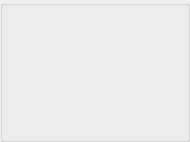
       <widget class="QGroupBox" name="groupBox5">
        <property name="minimumSize">
         <size>
          <width>190</width>
          <height>142</height>
         </size>
        </property>
        <property name="maximumSize">
         <size>
          <width>190</width>
          <height>142</height>
         </size>
        </property>
        <property name="title">
         <string/>
        </property>
        <widget class="MyAvatarLabel" name="label_Avatar5">
         <property name="geometry">
          <rect>
           <x>13</x>
           <y>13</y>
           <width>30</width>
           <height>30</height>
          </rect>
         </property>
         <property name="minimumSize">
          <size>
           <width>30</width>
           <height>30</height>
          </size>
         </property>
         <property name="maximumSize">
          <size>
           <width>30</width>
           <height>30</height>
          </size>
         </property>
         <property name="scaledContents">
          <bool>true</bool>
         </property>
        </widget>
        <widget class="MyNameLabel" name="label_PlayerName5">
         <property name="geometry">
          <rect>
           <x>70</x>
           <y>11</y>
           <width>104</width>
           <height>14</height>
          </rect>
         </property>
         <property name="minimumSize">
          <size>
           <width>0</width>
           <height>14</height>
          </size>
         </property>
         <property name="maximumSize">
          <size>
           <width>16777215</width>
           <height>14</height>
          </size>
         </property>
         <property name="alignment">
          <set>Qt::AlignLeading|Qt::AlignLeft|Qt::AlignTop</set>
         </property>
         <property name="openExternalLinks">
          <bool>true</bool>
         </property>
        </widget>
        <widget class="MySetLabel" name="textLabel_Set5">
         <property name="geometry">
          <rect>
           <x>70</x>
           <y>119</y>
           <width>104</width>
           <height>14</height>
          </rect>
         </property>
         <property name="minimumSize">
          <size>
           <width>0</width>
           <height>14</height>
          </size>
         </property>
         <property name="maximumSize">
          <size>
           <width>16777215</width>
           <height>14</height>
          </size>
         </property>
         <property name="alignment">
          <set>Qt::AlignBottom|Qt::AlignHCenter</set>
         </property>
        </widget>
        <widget class="MyCashLabel" name="textLabel_Cash5">
         <property name="geometry">
          <rect>
           <x>70</x>
           <y>25</y>
           <width>104</width>
           <height>14</height>
          </rect>
         </property>
         <property name="minimumSize">
          <size>
           <width>35</width>
           <height>14</height>
          </size>
         </property>
         <property name="maximumSize">
          <size>
           <width>16777215</width>
           <height>14</height>
          </size>
         </property>
        </widget>
        <widget class="QLabel" name="textLabel_Button5">
         <property name="geometry">
          <rect>
           <x>18</x>
           <y>88</y>
           <width>40</width>
           <height>42</height>
          </rect>
         </property>
         <property name="minimumSize">
          <size>
           <width>40</width>
           <height>42</height>
          </size>
         </property>
         <property name="maximumSize">
          <size>
           <width>40</width>
           <height>42</height>
          </size>
         </property>
         <property name="text">
          <string/>
         </property>
         <property name="scaledContents">
          <bool>true</bool>
         </property>
        </widget>
        <widget class="MyCardsPixmapLabel" name="pixmapLabel_card5a">
         <property name="geometry">
          <rect>
           <x>86</x>
           <y>39</y>
           <width>48</width>
           <height>76</height>
          </rect>
         </property>
         <property name="scaledContents">
          <bool>true</bool>
         </property>
        </widget>
        <widget class="MyCardsPixmapLabel" name="pixmapLabel_card5b">
         <property name="geometry">
          <rect>
           <x>110</x>
           <y>39</y>
           <width>48</width>
           <height>76</height>
          </rect>
         </property>
         <property name="scaledContents">
          <bool>true</bool>
         </property>
        </widget>
        <widget class="MyStatusLabel" name="textLabel_Status5">
         <property name="geometry">
          <rect>
           <x>67</x>
           <y>56</y>
           <width>111</width>
           <height>40</height>
          </rect>
         </property>
         <property name="minimumSize">
          <size>
           <width>0</width>
           <height>20</height>
          </size>
         </property>
         <property name="text">
          <string/>
         </property>
         <property name="alignment">
          <set>Qt::AlignCenter</set>
         </property>
        </widget>
        <widget class="QLabel" name="label_playerTip5">
         <property name="geometry">
          <rect>
           <x>0</x>
           <y>70</y>
           <width>131</width>
           <height>71</height>
          </rect>
         </property>
         <property name="text">
          <string notr="true"/>
         </property>
        </widget>
       </widget>
